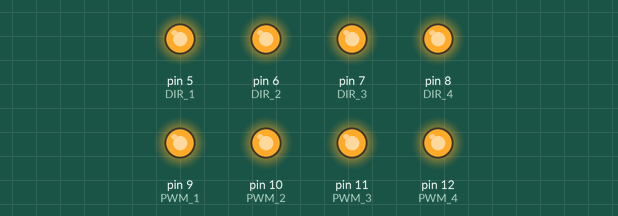
The sketch below on a simulated Arduino Uno, built with avr-gcc and run on an emulated ATmega328P. Shown: output pins drawn as LEDs (lit = HIGH). At 1.2 s the program stops and its outputs stay as they are.

Above: at 0.1 s.
At 1.2 s:
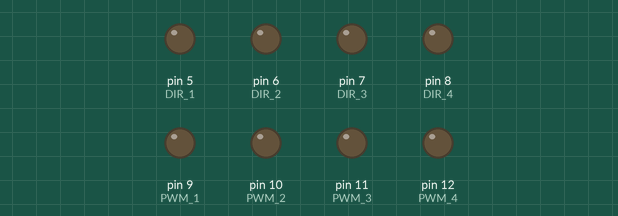
Timing chart, 0 to 2.7 s (numbered marks = the images above):
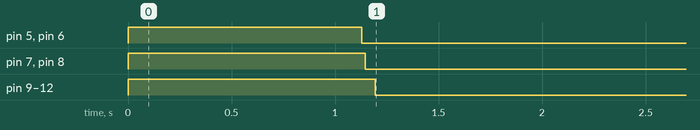

Measured:
- by itself, pin 5 (DIR_1), pin 6 (DIR_2), pin 7 (DIR_3), pin 8 (DIR_4): LOW → HIGH at 0.00 s, → LOW 1.1 s later
- by itself, pin 9 (PWM_1), pin 10 (PWM_2), pin 11 (PWM_3), pin 12 (PWM_4): LOW → HIGH at 0.00 s, → LOW 1.2 s later

The sketch:

Car_Functions_1.ino
```cpp
void goForwards(int distanceUnit);
void turnLeft(int deg);
void turnRight(int deg);

void setup() {
  pinMode(5, OUTPUT); //DIR 1
  pinMode(6, OUTPUT); //DIR 2
  pinMode(7, OUTPUT); //DIR 3
  pinMode(8, OUTPUT); //DIR 4
  pinMode(9, OUTPUT); //PWM 1
  pinMode(10, OUTPUT); //PWM 2
  pinMode(11, OUTPUT); //PWM 3
  pinMode(12, OUTPUT); //PWM 4

}

void loop() {

  goForwards(200);

  while (1);
}


/* Defining functions */


void goForwards(int distanceUnit)
{

  digitalWrite(5, HIGH);
  digitalWrite(6, HIGH);
  digitalWrite(7, HIGH);
  digitalWrite(8, HIGH);
  digitalWrite(9, HIGH);
  digitalWrite(10, HIGH);
  digitalWrite(11, HIGH);
  digitalWrite(12, HIGH);

  delay(5.65 * distanceUnit);


  /* Car braking */
  digitalWrite(5, LOW);
  digitalWrite(6, LOW);

  delay(15);

  digitalWrite(7, LOW);
  digitalWrite(8, LOW);

  /* Car stopping */
  delay(50);

  digitalWrite(9, LOW);
  digitalWrite(10, LOW);
  digitalWrite(11, LOW);
  digitalWrite(12, LOW);
}


/*
    void turnLeft(int deg)
  {
  // Write some code to make the car turn left
  }

  void turnRight(int deg)
  {
  // Write some code to make the car turn right
  }
*/
```
